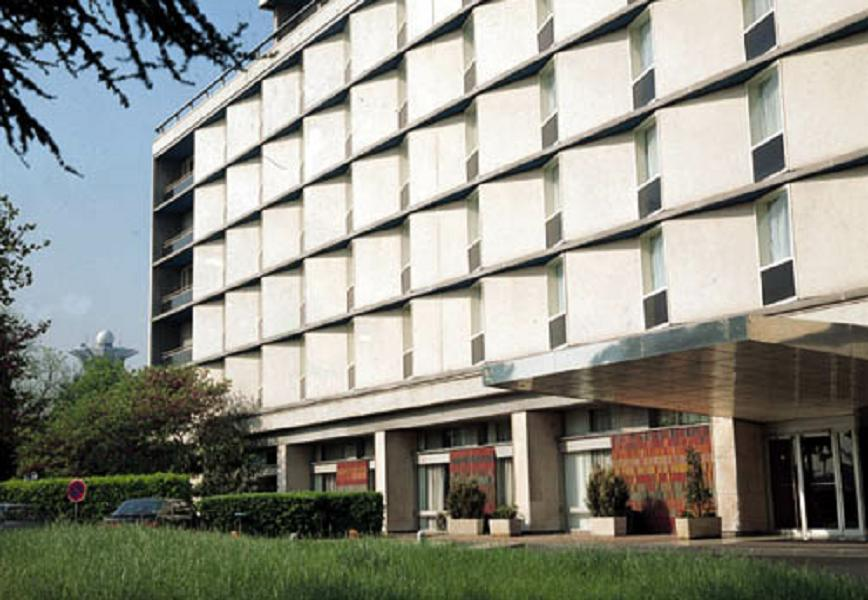
#> input picture 04-边缘检测/building.jpg, 868 x 600 px
$ python canny.py
#> lines starting #> are read from the running program, lines starting #| are printed output that depends on the picture; after the words box and inside, x2 and y2 are one past the last pixel; in counts of white or black regions, pixels touching at a corner belong together
#> slider 'low threshold' is set to 20
#!/usr/bin/env python3
# encoding:utf-8


import cv2 as cv

window_name = 'edge map'

def canny(low_threshold):

    # 此处固定threshold2等于3xthreshold1
#> called with low_threshold = 0
    high_threshold = low_threshold * 3
    kernel_size = 3

    im = cv.imread('building.jpg')
#> im is the input picture: shape (600, 868, 3); mean B, G, R 133.7, 143.6, 142.9
    # 将图像转为灰度图
    im_grey = cv.cvtColor(im, cv.COLOR_BGR2GRAY)
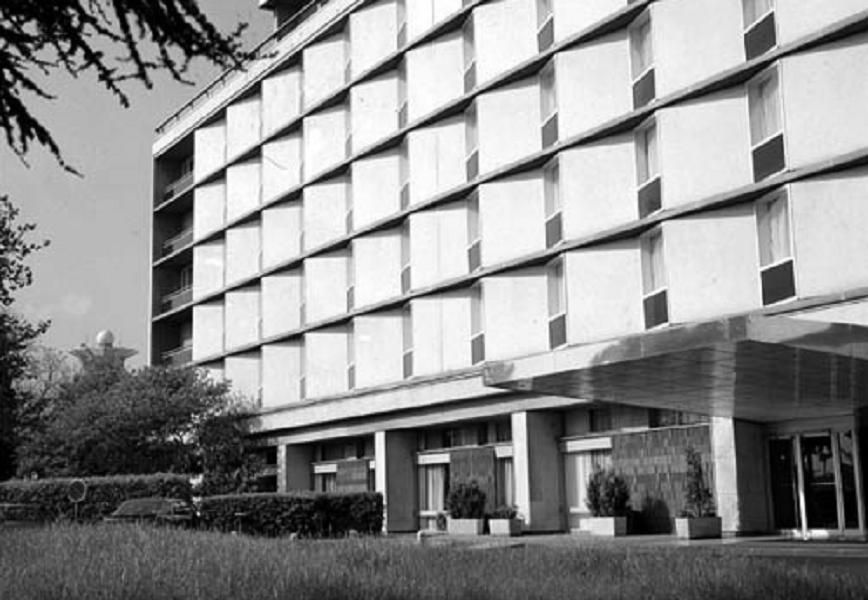
#> im_grey: shape (600, 868); min 0, max 255, mean 142.3
    # 对图像进行高斯滤波平滑图像
    im_blur = cv.GaussianBlur(im_grey, (3, 3), 0, 0)

    # Canny边缘检测
    edges = cv.Canny(im_blur, low_threshold, high_threshold, kernel_size)
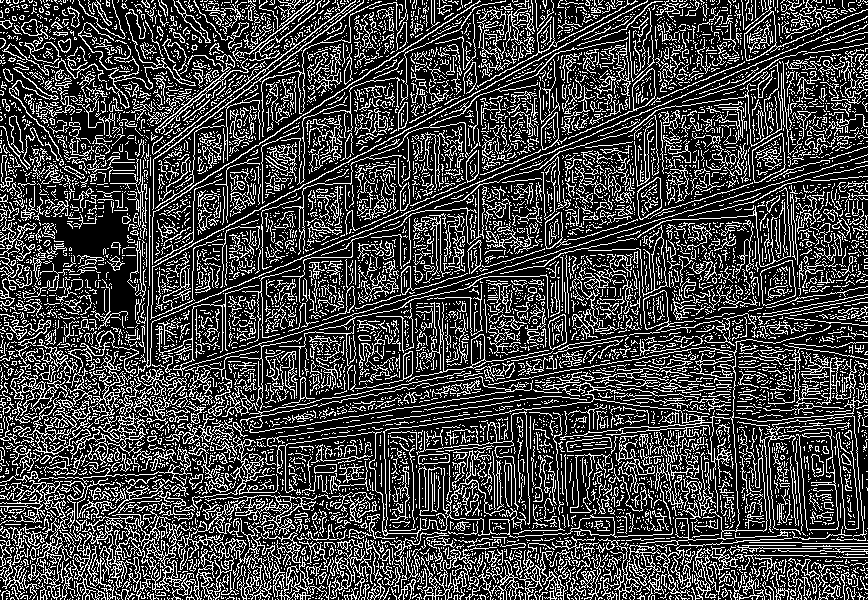
#> edges: shape (600, 868); 26.4% white in thin lines or dots
    # 以原始图像的色调显示边缘
    mask = edges != 0
#> mask: shape (600, 868) bool; 26.4% white in thin lines or dots
    edge_map = im * (mask[:,:,None].astype(im.dtype))
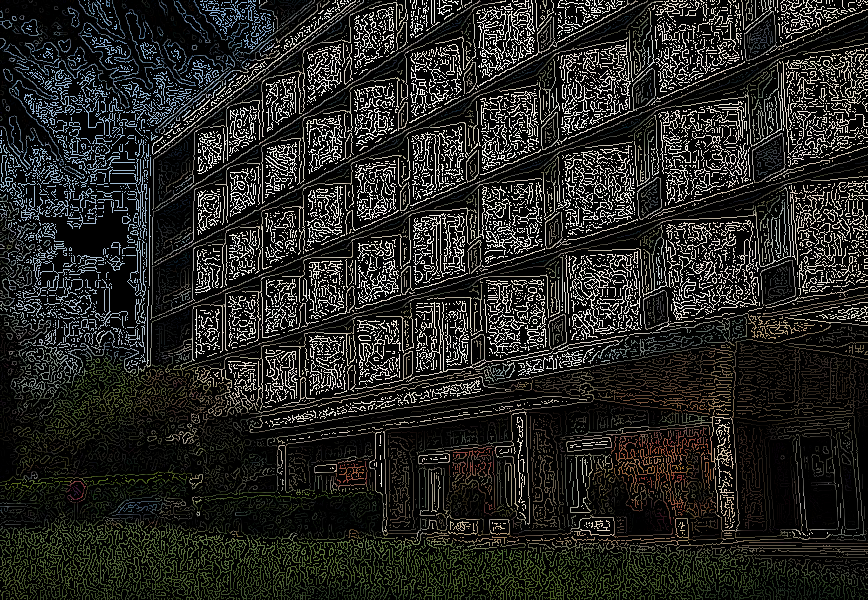
#> edge_map: shape (600, 868, 3); mean B, G, R 34.5, 37.4, 37.1

    cv.imshow(window_name, edge_map)


def main():

    max_lowThreshold = 100
    cv.namedWindow(window_name)
    cv.createTrackbar('low threshold', window_name, 0, max_lowThreshold, canny)
    canny(0)
    cv.waitKey()
#> call 2 of canny, with low_threshold = 20
#> in canny (call 2), `edges = cv.Canny(im_blur, low_threshold, high_threshold, kernel_size)`:
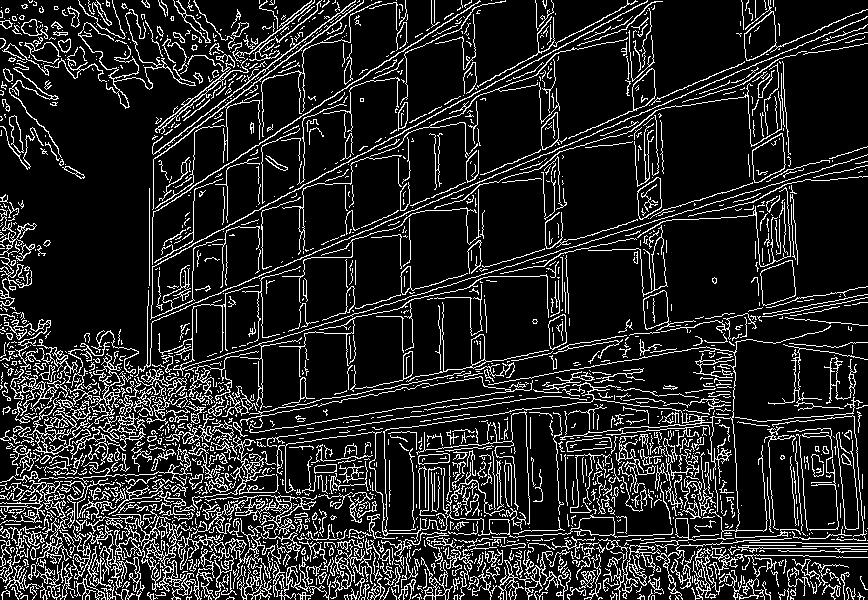
#> edges: shape (600, 868); 14.9% white in thin lines or dots
#> in canny (call 2), `mask = edges != 0`: mask: shape (600, 868) bool; 14.9% white in thin lines or dots
#> in canny (call 2), `edge_map = im * (mask[:,:,None].astype(im.dtype))`:
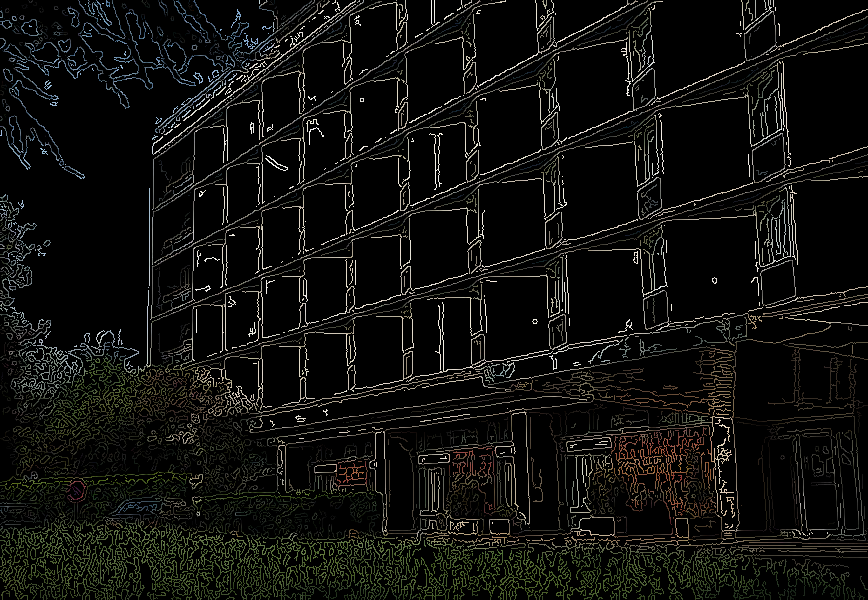
#> edge_map: shape (600, 868, 3); mean B, G, R 13.7, 16.1, 15.9
    cv.destroyAllWindows()


if __name__ == '__main__':
    main()

$ run again, with 04-边缘检测/blox.jpg copied over 04-边缘检测/building.jpg
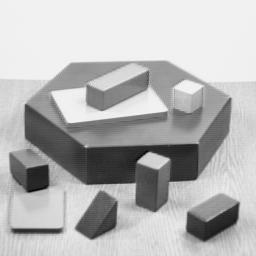
#> input picture 04-边缘检测/blox.jpg, 256 x 256 px
#> in canny, im is the input picture: shape (256, 256, 3); min 0, max 252, mean 182.8
#> in canny, `edges = cv.Canny(im_blur, low_threshold, high_threshold, kernel_size)`:
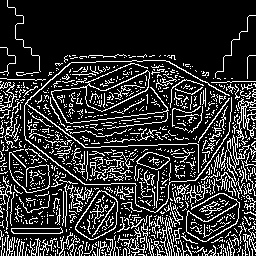
#> edges: shape (256, 256); 19.4% white in thin lines or dots
#> mask: shape (256, 256) bool; 19.4% white in thin lines or dots
#> edges: shape (256, 256); 6.8% white in thin lines or dots, all inside (x1, y1, x2, y2) = (0, 60, 256, 256)
#> in canny (call 2), `edge_map = im * (mask[:,:,None].astype(im.dtype))`:
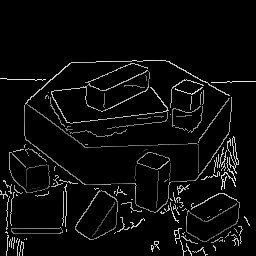
#> edge_map: shape (256, 256, 3); min 0, max 236, mean 11
